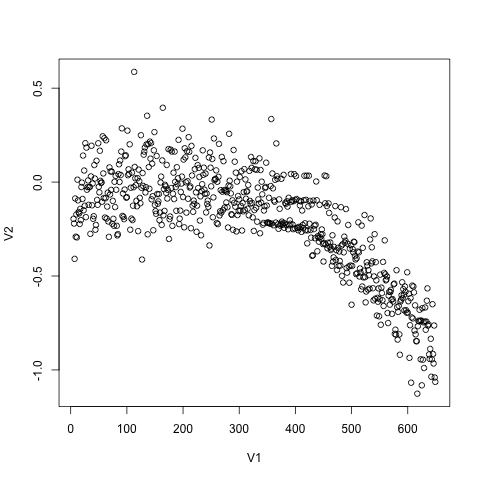

The script that saved this image:

a <-read.csv("trial-final-6-20171229151240.csv", header = FALSE)
plot(a)
png("trial-final-6-20171229151240.csv.png")
plot(a)

